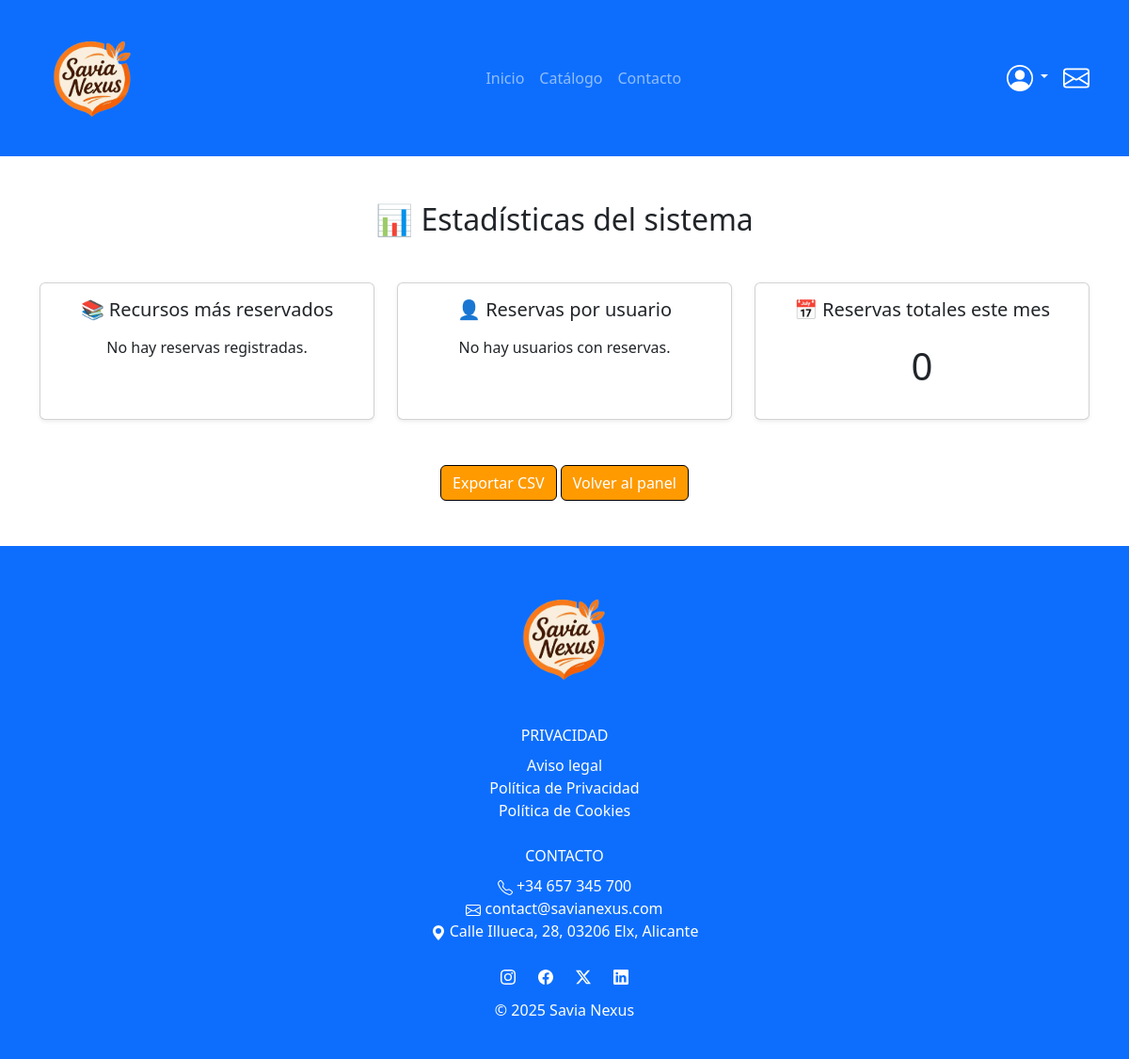
Page /admin/statistics.php (signed in) on the earlier database version.
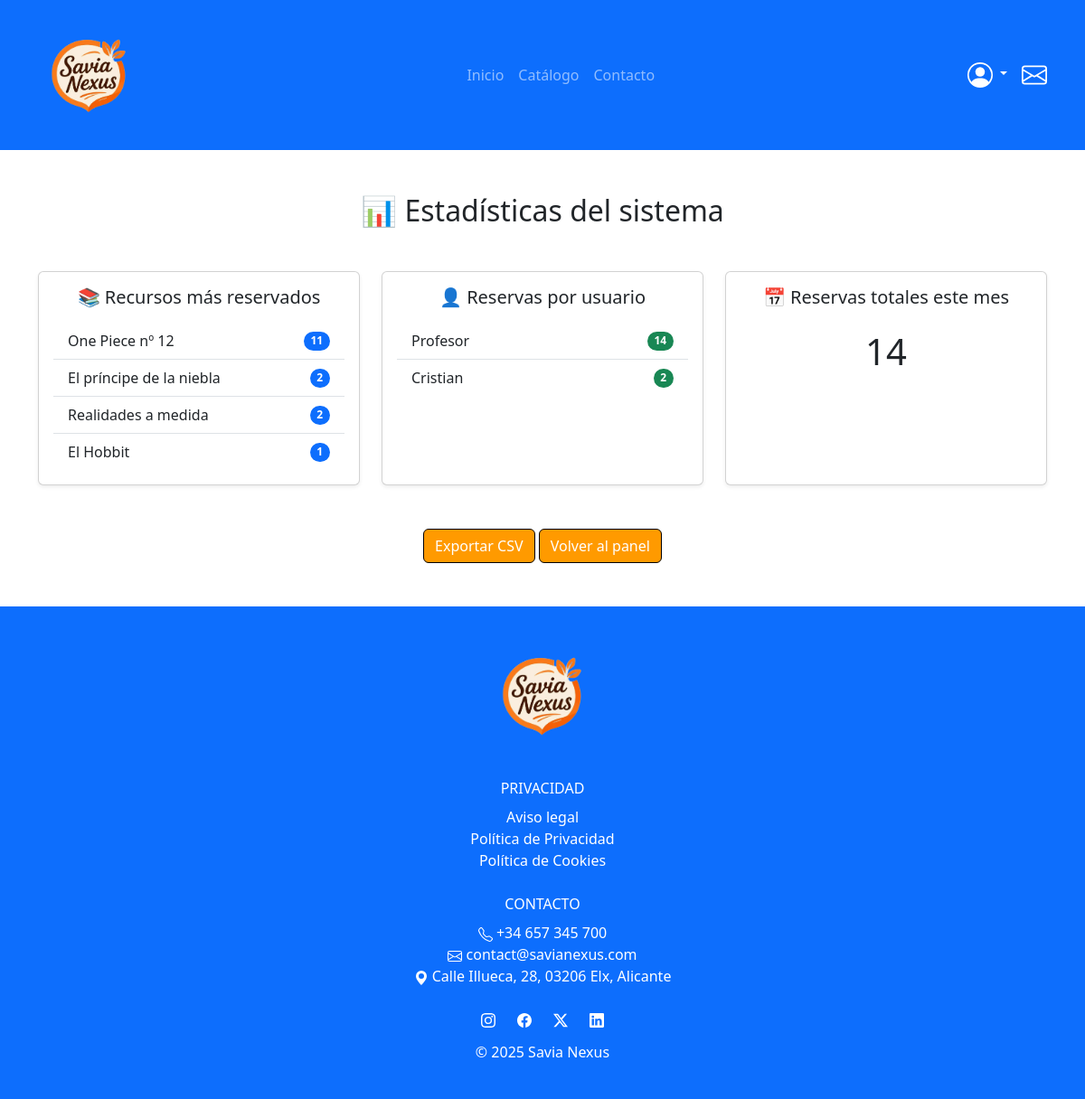
Same page on the later database version.
### tables this page shows
CREATE TABLE `usuarios` (
  `dni` varchar(9) NOT NULL,
  `nombre` varchar(30) NOT NULL,
  `apellido` varchar(50) NOT NULL,
  `direccion` varchar(50) NOT NULL,
  `email` varchar(50) NOT NULL,
  `telefono` varchar(9) NOT NULL,
  `clave` varchar(250) NOT NULL,
  `rol` enum('cliente','empleado','admin') DEFAULT 'cliente',
  `activo` enum('activo','inactivo') DEFAULT 'activo'
);

### public/admin/statistics.php (the view, shortened to what this page needs)
<?php
require_once __DIR__ . '/../../includes/config.php';
$sql = "SELECT r.codRecurso, b.titulo, COUNT(*) AS total_reservas
        FROM reservas r
        JOIN libros b ON b.codigo = r.codRecurso
        GROUP BY r.codRecurso
        ORDER BY total_reservas DESC
        LIMIT 5";
$stmt = $pdo->query($sql);
$topResources = $stmt->fetchAll(PDO::FETCH_ASSOC);
$sql = "SELECT u.dni, u.nombre, COUNT(*) AS total_reservas
        FROM reservas r
        JOIN usuarios u ON u.dni = r.codUsuario
        GROUP BY r.codUsuario
        ORDER BY total_reservas DESC
        LIMIT 5";
$stmt = $pdo->query($sql);
$reservasUsuarios = $stmt->fetchAll(PDO::FETCH_ASSOC);
$sql = "SELECT COUNT(*) AS total_mes
        FROM reservas
        WHERE YEAR(fecha) = YEAR(CURDATE())
          AND MONTH(fecha) = MONTH(CURDATE())";
$stmt = $pdo->query($sql);
$reservasMes = $stmt->fetch(PDO::FETCH_ASSOC);
?>
<?php include __DIR__ . '/../../includes/head.php'; ?>
<body>
    <?php include __DIR__ . '/../../includes/navbar.php'; ?>
    <div class="container mt-5 mb-5">
        <h2 class="mb-5 text-center">
            &#128202;
            Estadísticas del sistema
        </h2>
        <div class="row g-4">
            <div class="col-md-12 col-lg-4">
                <div class="card h-100 shadow-sm">
                    <div class="card-body">
                        <h5 class="card-title text-center">
                            &#128218;
                            Recursos más reservados
                        </h5>
                        <?php if($topResources): ?>
                            <ul class="list-group list-group-flush mt-3">
                                <?php foreach($topResources as $r): ?>
                                    <li class="list-group-item d-flex justify-content-between align-items-center">
                                        <?= htmlspecialchars($r['titulo']) ?>
                                        <span class="badge bg-primary rounded-pill"><?= $r['total_reservas'] ?></span>
                                    </li>
                                <?php endforeach; ?>
                            </ul>
                        <?php else: ?>
                            <p class="text-center mt-3">No hay reservas registradas.</p>
                        <?php endif; ?>
                    </div>
                </div>
            </div>
            <div class="col-md-12 col-lg-4">
                <div class="card h-100 shadow-sm">
                    <div class="card-body">
                        <h5 class="card-title text-center">
                            &#128100;
                            Reservas por usuario
                        </h5>
                        <?php if($reservasUsuarios): ?>
                            <ul class="list-group list-group-flush mt-3">
                                <?php foreach($reservasUsuarios as $u): ?>
                                    <li class="list-group-item d-flex justify-content-between align-items-center">
                                        <?= htmlspecialchars($u['nombre']) ?>
                                        <span class="badge bg-success rounded-pill"><?= $u['total_reservas'] ?></span>
                                    </li>
                                <?php endforeach; ?>
                            </ul>
                        <?php else: ?>
                            <p class="text-center mt-3">No hay usuarios con reservas.</p>
                        <?php endif; ?>
                    </div>
                </div>
            </div>
            <div class="col-md-12 col-lg-4">
                <div class="card h-100 shadow-sm">
                    <div class="card-body">
                        <h5 class="card-title text-center">
                            &#128197;
                            Reservas totales este mes
                        </h5>
                        <p class="display-6 text-center mt-4">
                            <?= $reservasMes['total_mes'] ?? 0 ?>
                        </p>
                    </div>
                </div>
            </div>
        </div>
        <div class="mt-5 text-center">
            <a href="export_reservation_csv.php" class="btn btn-primary">Exportar CSV</a>
            <a href="dashboard.php" class="btn btn-primary">Volver al panel</a>
        </div>
    </div>
    <?php include __DIR__ . '/../../includes/footer.php'; ?>
</body>
</html>

Differences in the rows shown:
now on this page (row edited): usuarios: nombre "Profesor", total_reservas "14"
added usuarios: nombre "Cristian", total_reservas "2"
Other differences:
$reservasMes['total_mes']: "0" → "14"
new list line: "One Piece nº 12 11"
new list line: "El príncipe de la niebla 2"
new list line: "Realidades a medida 2"
new list line: "El Hobbit 1"
text no longer shown: "No hay reservas registradas. No hay usuarios con reservas."
